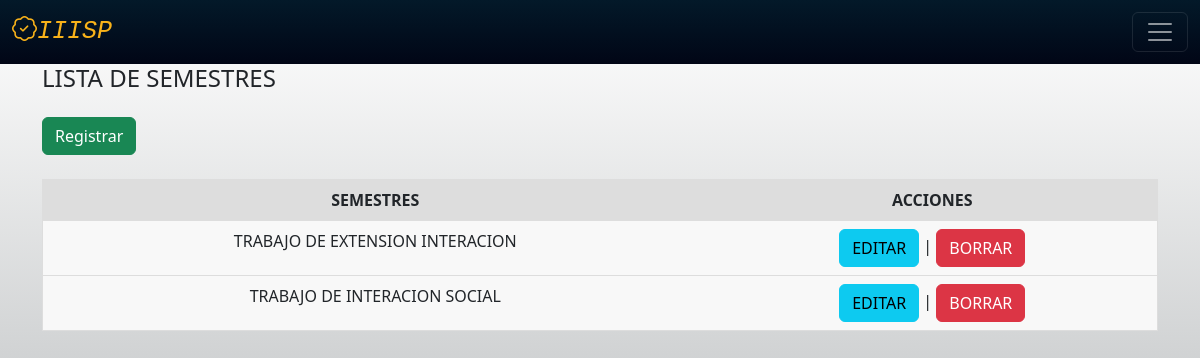
Screenshot of /tippo (signed in) with the database file from the repository.
### proyectos/models.py (models this page shows, shortened)
class T_Tipo_Proyecto(models.Model):
    Id_tipo=models.AutoField(primary_key=True)
    Tipo= models.CharField(max_length=100, verbose_name='Tipo')

### proyectos/views.py (the view)
# urls.py: path('tippo',views.tippo, name='tippo'),
@login_required
def tippo(request):
    tform = models.T_Tipo_Proyecto.objects.all()
    return render(request, 'semestres/tipo.html',{'tform': tform})

### proyectos/templates/semestres/tipo.html
{% extends 'p_principal.html' %}
{% block content %}
{% load static %}
<br>
<br>
<div class="container">
  <div class="card-body">
    <h4 class="card-title">LISTA DE SEMESTRES</h4>
    <br>
    <div class="card-header">
        <a name=""  class="btn btn-success" id="boton1" href="{% url 'creart' %}" role="button">Registrar</a>
    </div>
    <br>
    <div class="table-responsive">
        <table class="table">
            <thead >
                <tr id="yuu">
                    <th scope="col">SEMESTRES</th>
                    <th scope="col">ACCIONES</th>
                </tr>
            </thead>
            <tbody>
                {% for tipp in tform %}
                <tr id="tbl">
                    <td data-label="Tipo Proyecto">{{ tipp.Tipo }}
                    </td>
                    <td data-label="Acciones">
                        <a name="" id="" class="btn btn-info" href="{% url 'editart' tipp.Id_tipo %}" role="button">EDITAR</a>
                        |
                        <a name="" id="" class="btn btn-danger" href="{% url 'eliminart' tipp.Id_tipo %}" role="button">BORRAR</a>
                    </td>
                <tr>
                    {% endfor %}
            </tbody>
        </table>
    </div>
</div>
<br>
<br>
<br>
<br>
<br>
<br>
<br>
<br>
<br>
<br>
<br>
<br>
<br>
<br>
{% endblock %}

### proyectos/static/css/home.css (style rules this page uses)
#fondo1 { background-image: linear-gradient(rgb(255, 255, 255),rgb(164, 168, 170)); }

### proyectos/static/css/login.css (style rules this page uses)
.table { width: 100%; border: 1px solid #ccc; border-collapse: collapse; margin: 0; padding: 0; }
.table tr { background-color: #f8f8f8; border: 1px solid #ddd; }
.table th, .table td { font-size: 16px; padding: 8px; text-align: center; }
.table thead th { text-transform: uppercase; background-color: #ddd; }

### proyectos/static/css/uno/form.css (style rules this page uses)
.container { padding: 16px; }

### rows the page displays
T_Tipo_Proyecto: Tipo "TRABAJO DE EXTENSION INTERACION"
T_Tipo_Proyecto: Tipo "TRABAJO DE INTERACION SOCIAL"
